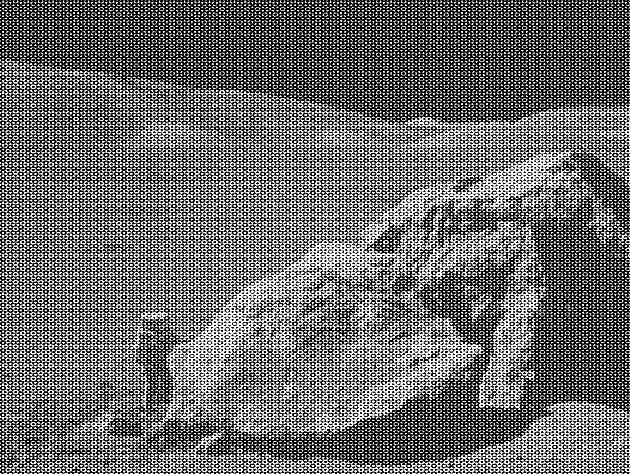
#> input picture lectures/week-12/moonlanding.png, 630 x 474 px
$ jupyter execute --allow-errors 'Lecture 12.ipynb'   (shell and % lines are left out)
#> lines starting #> are read from the running program, lines starting #| are printed output that depends on the picture; after the words box and inside, x2 and y2 are one past the last pixel; in counts of white or black regions, pixels touching at a corner belong together
# Introduction to Programming Lecture 12

* Instructor :  Andrew Yarmola [andrew.yarmola@uni.lu](mailto:andrew.yarmola@uni.lu)
* Course Schedule : Wednesday 14h00 - 15h30 Campus Kirchberg B21
* Course Website : [sites.google.com/site/andrewyarmola/itp-uni-lux](https://sites.google.com/site/andrewyarmola/itp-uni-lux)
* Office Hours : Thursday 16h00 - 17h00 Campus Kirchberg G103 and by appointment.

## There will not be a Project 2, we will just have joint Final Projects

I've decided to skip Project 2. In effect, we will a Project 1 as a midterm and the Final Project as our final.

## Last homework due Friday Dec 23

## `scipy` package

The `scipy` package is composed of many useful task-specific modules
* `scipy.cluster` - Vector quantization / Kmeans
* `scipy.constants` - Physical and mathematical constants
* `scipy.fftpack` - Fourier transform
* `scipy.integrate` - Integration routines
* `scipy.interpolate` - Interpolation
* `scipy.io` - Data input and output
* `scipy.linalg` - Linear algebra routines
* `scipy.ndimage` - n-dimensional image package
* `scipy.odr` - Orthogonal distance regression
* `scipy.optimize` - Optimization
* `scipy.signal` - Signal processing
* `scipy.sparse` - Sparse matrices
* `scipy.spatial` - Spatial data structures and algorithms
* `scipy.special` - Any special mathematical functions
* `scipy.stats` - Statistics

## Fast Fourier Transforms

Recall that Fourier analysis is a method for expressing a function as a sum of periodic components, and for recovering the function from those components. This process can also be done with discrete data.

Given a function $g : [a,b] \to \mathbb{C}$ and a sampling interval $\Delta t$, we can build a sequence $g_n = g(a + n \Delta t)$ for $n = 0, \ldots N-1$. The **discrete Fourier transform** of $\{g_n\}$ is a sequence $\{G_k\}$ such that $$g_n = \frac{1}{N} \sum_{k = 0}^{N-1} G_k \; \mathrm{exp}\left(2 \pi i \frac{nk}{N} \right) =  \frac{1}{N} \sum_{k = 0}^{N-1} G_k\left(\cos\left(2 \pi \frac{nk}{N}\right) + i \sin\left(2 \pi \frac{nk}{N}\right)\right)$$

As you can see, the goal is to express $g_n$ in terms of periodic components. With respect to the original interval $[a,b]$ then "true" frequency is given by $f_k = \frac{k}{N \, \Delta t} = \frac{k}{b-a}$ Hz.

It is not hard to show that $$G_k = \sum_{n = 0}^{N-1} g_n \; \mathrm{exp}\left(- 2 \pi i \frac{nk}{N} \right)$$

Let $g = [g_0, \ldots, g_{N-1}]$. In `scipy.fftpack`, the function `scipy.fftpack.fft(g)` returns the list
$$[G_0, G_1, \ldots, G_{\lfloor N/2 \rfloor}, G_{1 - \lfloor N/2 \rfloor}, G_{2 - \lfloor N/2 \rfloor}, \ldots, G_{-1}]$$

So the first half of the list is the "positive" frequencies and the second half is the "negative" frequencies. If $g$ is real valued, then DFT is symmetric under complex conjugation (i.e. $G_k = \overline{G_{-k}}$)

[cell 1]
import numpy as np
from matplotlib import pyplot as plt

time_step = 0.25
amplitude = 1.5
shift = -0.2
period = 2. # 0.5 Hz
time_vec = np.arange(0, 4, time_step)
sig = amplitude * np.cos(2 * np.pi / period * (time_vec+shift))

plt.plot(time_vec, sig)
plt.show()
#> figure, not shown here; curve peaks at x = 2.25, y = 1.48

[cell 2]
from scipy import fftpack

sig_ft = fftpack.fft(sig)

print(sig_ft)

[cell 3]
# gives k/(n * dt)
n = sig.size
freq_values = fftpack.fftfreq(n, time_step)
k_values = freq_values * (n * time_step)

plt.plot(k_values, sig_ft.real, '.')
plt.plot(k_values, sig_ft.imag, '.')
plt.show()

We can clearly see that $k = \pm 2$ (i.e. $2/(4-0) = 0.5$ Hz) is our frequency. Further, we can recover :

[cell 4]
import cmath

freq = 1/2.
g2 = sig_ft[2]
#print(abs(g2))
# these take a little math using the inverse
print("Amplitude/Power :", 2*abs(g2)/n)
print("Phase : ", (1/freq) *
      cmath.log(g2/abs(g2))/(2*np.pi*1.j))

** Remark : ** Notice that **multiplying** a Fourier coefficient by $\exp(2 \pi i  p)$ corresponds to shifting the phase of that frequency.

### Removing noise from signal

[cell 5]
import numpy as np
from matplotlib import pyplot as plt

time_step = 0.02
time_vec = np.arange(0, 20, time_step)
p1 = 5. # freq 0.2 Hz
p2 = 3. # freq 0.3333 Hz
a1 = 1.5
a2 = 2.
sig = a1*np.sin(2 * np.pi / p1 * time_vec) + \
      a2*np.cos(2 * np.pi / p2 * time_vec) + \
      0.5 * np.random.randn(time_vec.size)

plt.plot(time_vec, sig)
plt.show()
#> figure, not shown here; curve peaks at x = 5.84, y = 4.35

The observer doesn’t know the signal frequencies, only the sampling time step of the signal `sig`. The signal is supposed to come from a real valued function so the Fourier transform will be symmetric. The `scipy.fftpack.fftfreq()` function will generate the sampling frequencies and `scipy.fftpack.fft()` will compute the fast Fourier transform :

[cell 6]
from scipy import fftpack

sample_freq = fftpack.fftfreq(sig.size, d=time_step)
sig_fft = fftpack.fft(sig)

# we only care about positive frequencies
pidxs = np.where(sample_freq > 0)
freqs = sample_freq[pidxs]
power = np.abs(sig_fft)[pidxs]

plt.clf()
plt.plot(freqs, power)
plt.xlabel('Frequency [Hz]')
plt.ylabel('Power')
axes = plt.axes([0.3, 0.3, 0.5, 0.5])

plt.title('Peak frequencies')
plt.plot(freqs[:12], power[:12])
plt.setp(axes, yticks=[])

plt.show()
#> figure, not shown here; panel 1: curve peaks at x = 0.35, y = 819.6

We can now clear the noise from the Fourier transform :

[cell 7]
sig_fft[np.abs(sig_fft) < 200] = 0.
plt.plot(freqs[:50], np.abs(sig_fft)[:50])
plt.show()
#> figure, not shown here; curve peaks at x = 0.4, y = 819.6

The resulting filtered signal can be computed by the scipy.fftpack.ifft() function :

[cell 8]
main_sig = fftpack.ifft(sig_fft).real

Let's see whhat we got :

[cell 9]
plt.clf()
plt.plot(time_vec, sig)
plt.plot(time_vec, main_sig, color='red', linewidth=3.0)
plt.show()
#> figure, not shown here; curve peaks at x = 5.84, y = 4.35; curve peaks at x = 5.98, y = 3.38

### 2D Fourier transform and images

By using higher dimensional analogs of periodic functions, one can also define and n-dimensional Fourier transform. For $n = 2$ and $g : [a,b]^2 \to \mathbb{C}$, one has $$G_{k,l} = \sum_{m = 0}^{M-1}\sum_{n = 0}^{N-1} g_{m,n} \; \mathrm{exp}\left( - 2 \pi i \left( \frac{m k}{M} + \frac{nl}{N}\right)\right)$$

### Removing periodic noise from image

Consider the following image with lots of periodic noise.

**Note :** This is just a demo, this is not a good way to remove noise in general.

We would like to remove the noise and get a clear picture.

[cell 10]
img = plt.imread('moonlanding.png')
#> img is the input picture: shape (474, 630) float32; min 0, max 1, mean 0.424
# this is a black and white image
# as there is no 3rd dimension
print(img.shape)
#| (474, 630)
plt.imshow(img, cmap="gray")
plt.show()

[cell 11]
# let's see what we get for fft
img_ft = fftpack.fft2(img)
power = np.abs(img_ft)
plt.imshow(np.log(5+power))
plt.show()

[cell 12]
r_keep = 42
c_keep = 48
new_ft = img_ft.copy()
new_ft[r_keep : -r_keep, :] = 0.
new_ft[:, c_keep : -c_keep] = 0.

plt.imshow(np.log(5+np.abs(new_ft)))
plt.show()

[cell 13]
new_img = fftpack.ifft2(new_ft).real
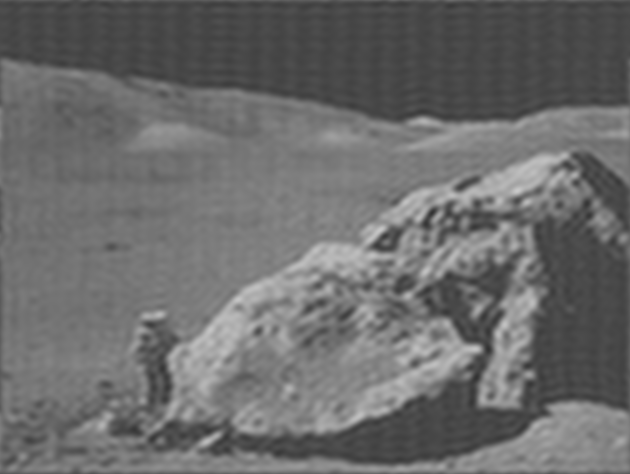
#> new_img: shape (474, 630) float32; min 0.197, max 0.791, mean 0.424

plt.imshow(new_img, cmap = 'gray')
plt.show()

## Basic fitting

Given some data and a model with a fixed number of parameters, you might want to find the best (least squares) fit of your data. You can do this using `scipy.optimize.curve_fit`.

#> (a cell that did not finish here is left out)

Imagine we want to fit this is a Gaussian model $$ B + A \exp\left(- \left(\frac{t-\mu}{\sigma}\right)^2\right)$$

[cell 15]
from scipy import optimize

def g(t, b, a, m, s) :
    return b + a * np.exp(-((t-m)/s)**2)

guess = [3., 20., 15., 3.]
#> (the rest of this cell did not finish here and is left out)

## Statistics

Statistics in `python` can be done using `scipy` + `matplotlib` (mostly basic tools), `pandas` + `statsmodels` + `seaborn` (similar but simpler than R), `PyMC` (Bayesian statistical models).

### Histograms

[cell 16]
from scipy import stats

mu, sigma = 100, 15
x = mu + sigma*np.random.randn(1000)

# the histogram of the data
n, bins, patches = plt.hist(x, bins = 50, density=1,
                            facecolor='green', alpha=0.75)
# add a 'best fit' line
y = stats.norm.pdf(bins, mu, sigma)
plt.plot(bins, y, 'r--', linewidth=2.)

plt.xlabel('IQ')
plt.ylabel('Probability')
plt.title(r'$\mathrm{Histogram\ of\ IQ:}\ \mu=100,\ \sigma=15$')
plt.axis([40, 160, 0, 0.034])
plt.grid(True)

plt.show()
#> figure, not shown here; tallest bar 0.0341 high, from x = 99.47 to 101.3; curve peaks at x = 99.47, y = 0.0266

To get the actual histogram data, we use `numpy.histogram`.

[cell 17]
hist, bins = np.histogram(x, bins = 50, normed = 1)

### Basic stats

`scipy.stats` contains most random variables you would want. See the documentation for a complete list.

It also provides some statistical functions. Here are a few examples :

[cell 18]
# describe
stats.describe(x)

[cell 19]
# Bayesian confidence intervals for the mean, var, and std
stats.bayes_mvs(x)

[cell 20]
# percentiles
print(stats.scoreatpercentile(x,90))

#> (a cell that did not finish here is left out)

[cell 22]
# T-test
a = np.random.normal(0, 1, size=100)
b = np.random.normal(1, 1, size=10)
stats.ttest_ind(a, b)

### Example with `pandas` and `seaborn`

See the SciPy Lecture notes for more detailed introduction.

We will work with a dataset of wages based on gender and education.

[cell 23]
import pandas

# EDUCATION: Number of years of education (columns 0)
# SEX: 1=Female, 0=Male (column 2)
# WAGE: Wage (dollars per hour) (columns 5)

#> (the rest of this cell did not finish here and is left out)

#> (a cell that did not finish here is left out)

#> (a cell that did not finish here is left out)

#> (a cell that did not finish here is left out)

#> (a cell that did not finish here is left out)

[cell 28]
# simple plotting
import seaborn

# Plot 2 linear fits for male and female.
#> (the rest of this cell did not finish here and is left out)

#> (a cell that did not finish here is left out)

[cell 30]
# Ordinary Least Squares
import statsmodels.formula.api as sm

# Assume what wage depends linearly on
# education, gender, and gender*education
# i.e. does more education benefit males
# more than females?
form = 'wage ~ education + gender + education * gender'

#> (the rest of this cell did not finish here and is left out)

#> (a cell that did not finish here is left out)

## Mathematical Morphology

Mathematical morphology in our setting is the study of shapes in an image. In essense, these are tools that let you grow (i.e. dilate) a region, shrink (i.e. erode) a region, or ther operations.

In the image above, the starting shape is dark blue, the shape after the operation if light blue (with the exception of closing, where the result is the union).

[cell 32]
a = np.zeros((50, 50))
a[10:30, 10:30] = 1
a[20:40, 20:40] = 1

plt.grid(False)
plt.imshow(a, cmap='gray', interpolation='nearest')
plt.show()

[cell 33]
from scipy import ndimage

opened_mask = ndimage.binary_opening(a, iterations=4)
plt.grid(False)
plt.imshow(opened_mask, cmap='gray', interpolation='nearest')
plt.show()
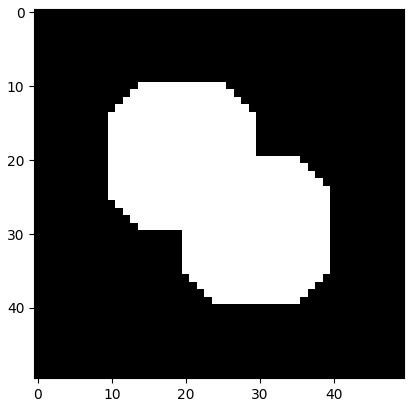
#> figure drawn by matplotlib, 1 panel

[cell 34]
closed_mask = ndimage.binary_closing(a, iterations=4)
plt.grid(False)
plt.imshow(closed_mask, cmap='gray', interpolation='nearest')
plt.show()

[cell 35]
a += 0.25 * np.random.standard_normal(a.shape)


plt.grid(False)
plt.imshow(a, cmap='gray', interpolation='nearest')
plt.show()
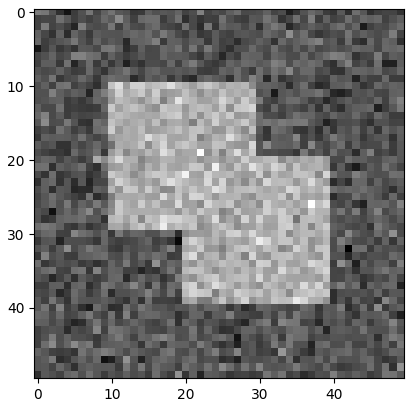
#> figure drawn by matplotlib, 1 panel

[cell 36]
mask = a>=0.5
opened_mask = ndimage.binary_opening(mask)
closed_mask = ndimage.binary_closing(opened_mask)

fig = plt.figure()
fig.add_subplot(1,2,1)
plt.grid(False)
plt.imshow(opened_mask, cmap='gray', interpolation='nearest')
fig.add_subplot(1,2,2)
plt.grid(False)
plt.imshow(closed_mask, cmap='gray', interpolation='nearest')
plt.show()
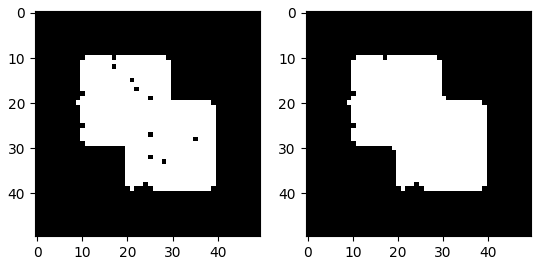
#> figure drawn by matplotlib, 2 panels

### Gaussian blur using Fourier transforms

We will blur this image of an elephant

To do this, we will use a 2D Fourier transform to compute the convolution $$f \star g (t) = \int f(z) \, g(t-z) dz$$
Let $\hat{f}$ denote the Fourier transform of $f$. Then,
$$ \widehat{f \star g} = \hat{f} \hat{g}$$

If $g$ is a Dirac delta at a point $p$, then $f \star g (t) = f(t-p)$. If $g$ is a normal distribution, then $f \star g(t)$ is "blurred" (i.e. locally averaged) value of $f(t)$ near $t$.

[cell 37]
# read image
img = plt.imread('elephant.png')
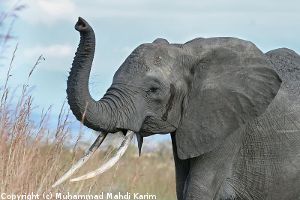
#> input picture lectures/week-12/elephant.png, 300 x 200 px
#> img is the input picture: shape (200, 300, 3) float32; mean R, G, B 0.565, 0.587, 0.583
print(img.shape)
#| (200, 300, 3)

# prepare an 1-D Gaussian convolution kernel
t = np.linspace(-10, 10, 30)
bump = np.exp(-0.1*t**2)
bump /= np.trapz(bump) # normalize the integral to 1

plt.plot(t,bump)
plt.show()
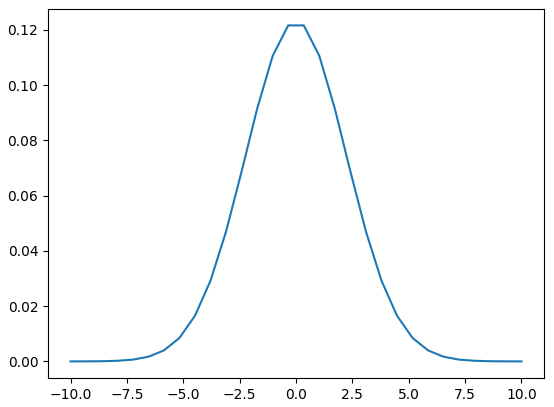
#> figure drawn by matplotlib, 1 panel; curve peaks at x = -0.345, y = 0.122

[cell 38]
# make a 2-D kernel out of it
kernel = bump[:, np.newaxis] * bump[np.newaxis, :]

plt.imshow(kernel)
plt.show()
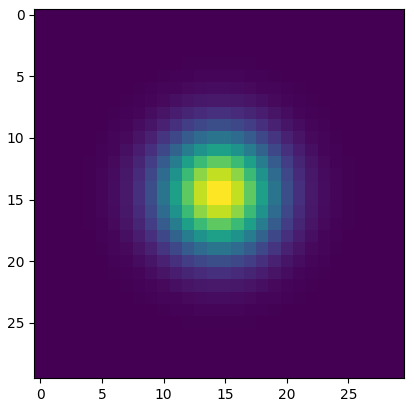
#> figure drawn by matplotlib, 1 panel

[cell 39]
shift = np.zeros(img.shape[:2])
shift[-15,-15] = 1

[cell 40]
# padded fourier transform, with the same shape as the image
kernel_ft = fftpack.fft2(kernel, shape=img.shape[:2], axes=(0, 1))
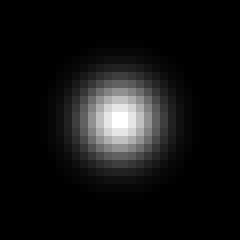
#> kernel: shape (30, 30) float64 (shown 8 times larger); min 3.12e-11, max 0.0148, mean 0.00111; drawn with min black and max white
shift_ft = fftpack.fft2(shift, shape=img.shape[:2], axes=(0, 1))
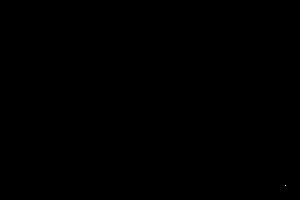
#> shift: shape (200, 300) float64; values 0 (black) and 1 (white), 0% white in thin lines or dots, all inside (x1, y1, x2, y2) = (285, 185, 286, 186)

# convolve
img_ft = fftpack.fft2(img, axes=(0, 1))
new_img_ft = kernel_ft[..., np.newaxis] * img_ft
new_img_ft *= shift_ft[...,np.newaxis]
new_img = fftpack.ifft2(new_img_ft, axes=(0, 1)).real
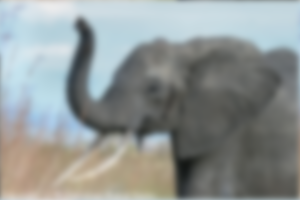
#> new_img: shape (200, 300, 3) float64; mean of channels 0, 1, 2 0.565, 0.587, 0.583; drawn as R, G, B

# clip values to range
new_img = np.clip(new_img, 0., 1.)

# plot output
plt.clf()
plt.grid(False)
plt.imshow(new_img)
plt.show()
